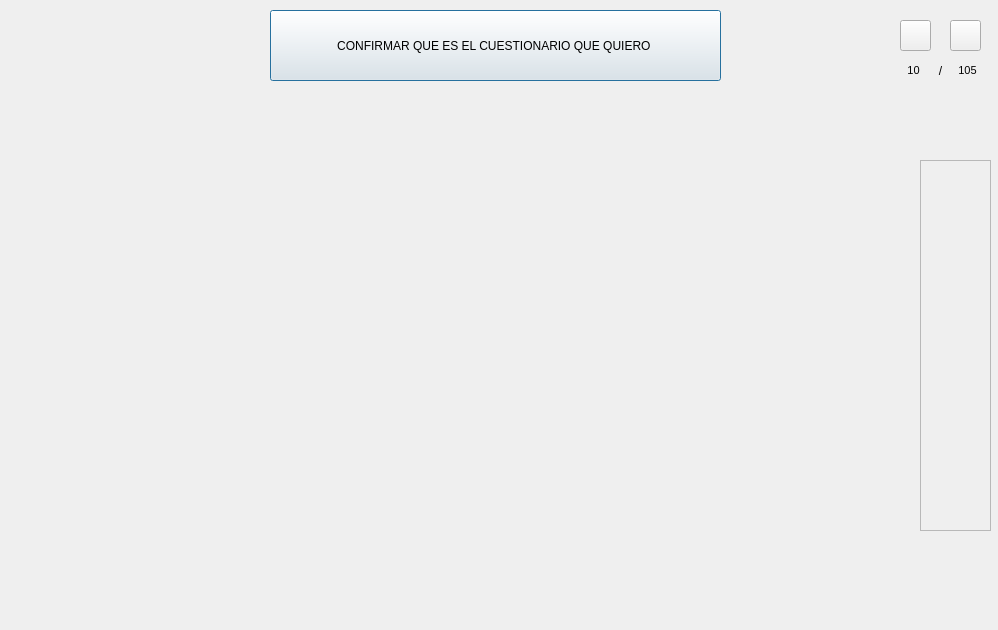
<?xml version="1.0" encoding="UTF-8"?>
<ui version="4.0">
 <class>Dialog</class>
 <widget class="QDialog" name="Dialog">
  <property name="geometry">
   <rect>
    <x>0</x>
    <y>0</y>
    <width>998</width>
    <height>630</height>
   </rect>
  </property>
  <property name="windowTitle">
   <string>Dialog</string>
  </property>
  <widget class="QStackedWidget" name="listWidget_panelPreguntas">
   <property name="geometry">
    <rect>
     <x>0</x>
     <y>100</y>
     <width>911</width>
     <height>511</height>
    </rect>
   </property>
   <property name="toolTipDuration">
    <number>0</number>
   </property>
   <property name="styleSheet">
    <string notr="true"/>
   </property>
   <property name="frameShape">
    <enum>QFrame::NoFrame</enum>
   </property>
   <property name="frameShadow">
    <enum>QFrame::Plain</enum>
   </property>
   <property name="currentIndex">
    <number>-1</number>
   </property>
  </widget>
  <widget class="QPushButton" name="btn_hagamoslo">
   <property name="geometry">
    <rect>
     <x>270</x>
     <y>10</y>
     <width>451</width>
     <height>71</height>
    </rect>
   </property>
   <property name="text">
    <string>CONFIRMAR QUE ES EL CUESTIONARIO QUE QUIERO </string>
   </property>
  </widget>
  <widget class="QWidget" name="horizontalLayoutWidget">
   <property name="geometry">
    <rect>
     <x>900</x>
     <y>60</y>
     <width>81</width>
     <height>21</height>
    </rect>
   </property>
   <layout class="QHBoxLayout" name="horizontalLayout">
    <item>
     <widget class="QLabel" name="bel_punteroPregunta">
      <property name="font">
       <font>
        <pointsize>8</pointsize>
       </font>
      </property>
      <property name="text">
       <string>10</string>
      </property>
      <property name="alignment">
       <set>Qt::AlignCenter</set>
      </property>
     </widget>
    </item>
    <item>
     <widget class="QLabel" name="label_2">
      <property name="maximumSize">
       <size>
        <width>15</width>
        <height>16777215</height>
       </size>
      </property>
      <property name="text">
       <string>/</string>
      </property>
      <property name="alignment">
       <set>Qt::AlignCenter</set>
      </property>
     </widget>
    </item>
    <item>
     <widget class="QLabel" name="bel_noPreguntas">
      <property name="font">
       <font>
        <pointsize>8</pointsize>
       </font>
      </property>
      <property name="styleSheet">
       <string notr="true"/>
      </property>
      <property name="text">
       <string>105</string>
      </property>
      <property name="alignment">
       <set>Qt::AlignCenter</set>
      </property>
     </widget>
    </item>
   </layout>
  </widget>
  <widget class="QScrollArea" name="scrollArea">
   <property name="geometry">
    <rect>
     <x>920</x>
     <y>160</y>
     <width>71</width>
     <height>371</height>
    </rect>
   </property>
   <property name="widgetResizable">
    <bool>true</bool>
   </property>
   <widget class="QWidget" name="scrollAreaWidgetContents_2">
    <property name="geometry">
     <rect>
      <x>0</x>
      <y>0</y>
      <width>69</width>
      <height>369</height>
     </rect>
    </property>
   </widget>
  </widget>
  <widget class="QPushButton" name="btn_next">
   <property name="geometry">
    <rect>
     <x>950</x>
     <y>20</y>
     <width>31</width>
     <height>31</height>
    </rect>
   </property>
   <property name="styleSheet">
    <string notr="true">QPushButton {
border-image: url(:/prefijoNuevo/IMAGENES_creador/imagen5_nextE.png);  }

QPushButton:hover {
border-image: url(:/prefijoNuevo/IMAGENES_creador/imagen4_nextD.png);
}

QPushButton:pressed {
border-image: url(:/prefijoNuevo/IMAGENES_creador/imagen5_nextE.png);
}
</string>
   </property>
   <property name="text">
    <string/>
   </property>
  </widget>
  <widget class="QPushButton" name="btn_prev">
   <property name="geometry">
    <rect>
     <x>900</x>
     <y>20</y>
     <width>31</width>
     <height>31</height>
    </rect>
   </property>
   <property name="styleSheet">
    <string notr="true">

QPushButton {
border-image: url(:/prefijoNuevo/IMAGENES_creador/imagen5_prevE.png);
  }
QPushButton:hover {
border-image: url(:/prefijoNuevo/IMAGENES_creador/imagen4_prevD .png);
}

QPushButton:pressed {
border-image: url(:/prefijoNuevo/IMAGENES_creador/imagen5_prevE.png);
}
</string>
   </property>
   <property name="text">
    <string/>
   </property>
  </widget>
 </widget>
 <resources>
  <include location="../../../IMAG.qrc"/>
 </resources>
 <connections/>
</ui>
